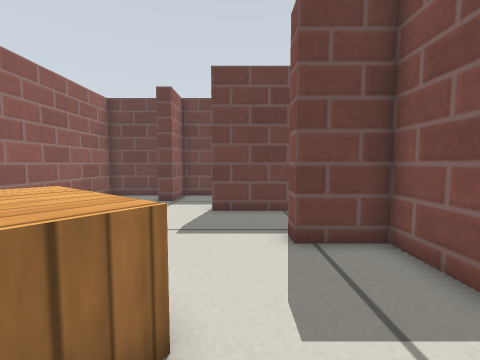
[1] (above)

16 first-person views from a walk through a Gazebo world. The camera is 0.38 m above the floor, tilts 4° down and sees 90° across. The floor is counted in squares, 0.2 m on a side. Each view is taken from the middle of a square. On the plan, view 1 faces up. The plan holds only what a view shows up to about 15 squares ahead; the rest is blank. Gazebo's built-in surfaces are drawn with simple patterns.

[2]
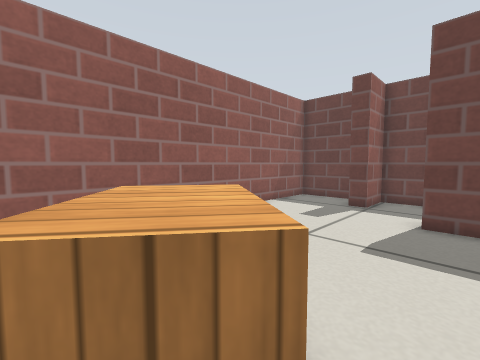

[3]
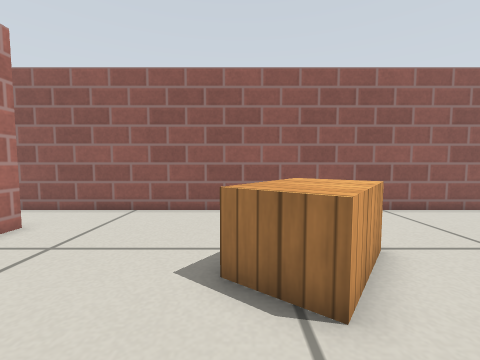

[4]
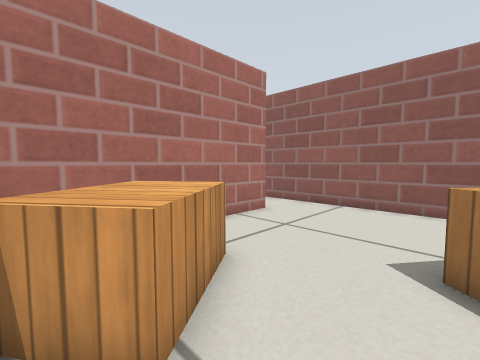

[5]
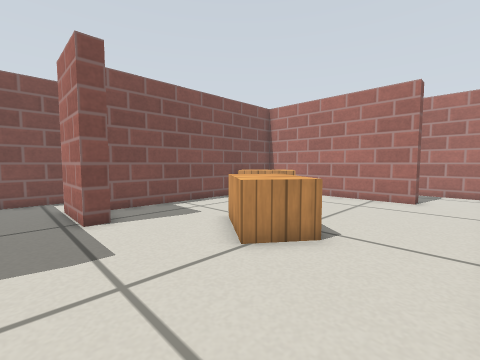

[6]
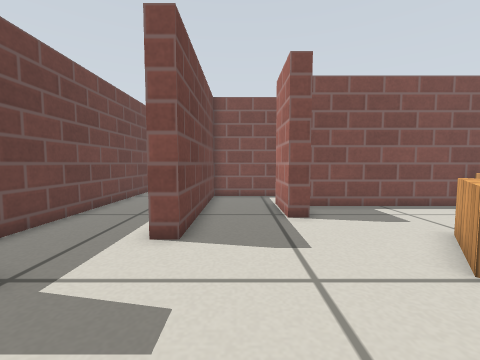

[7]
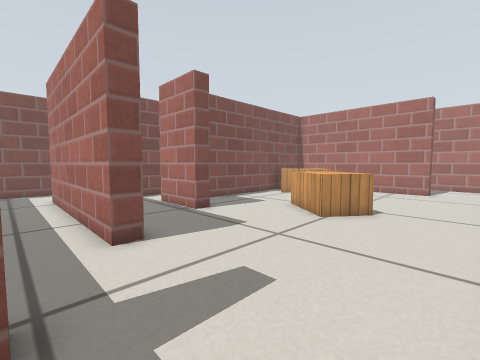

[8]
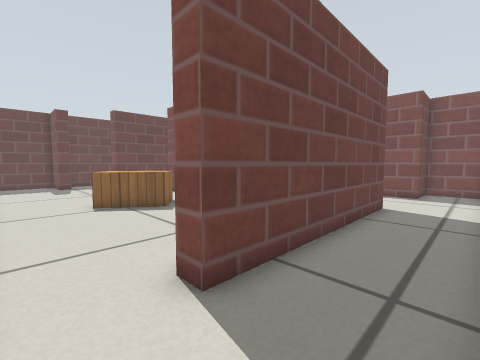

[9]
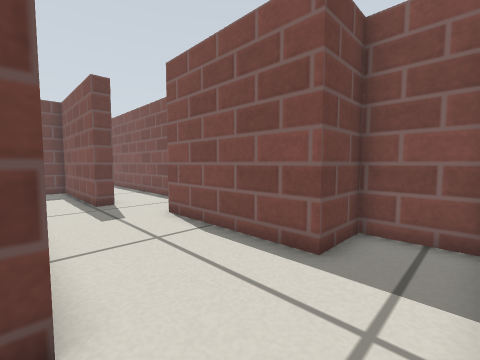

[10]
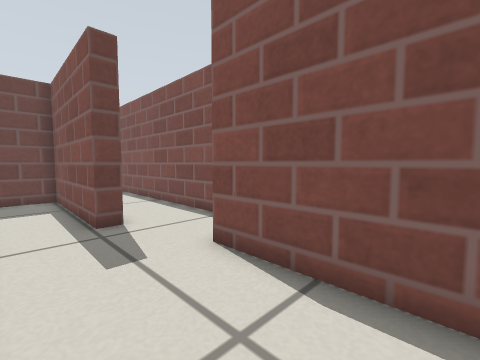

[11]
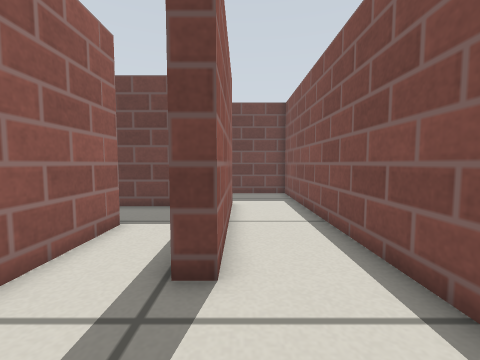

[12]
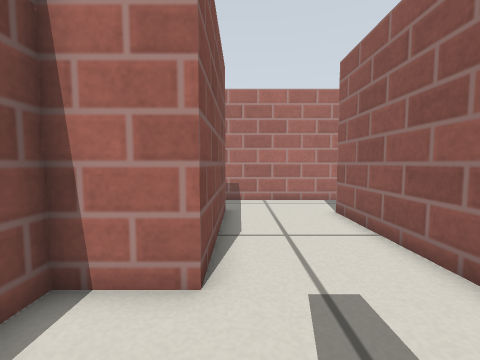

[13]
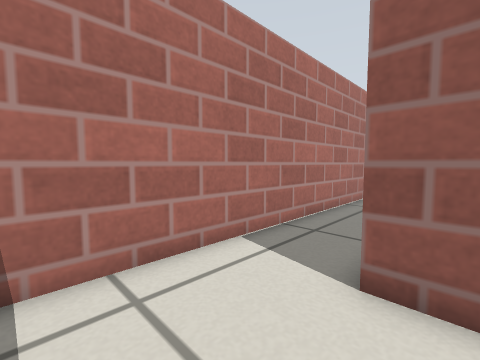

[14]
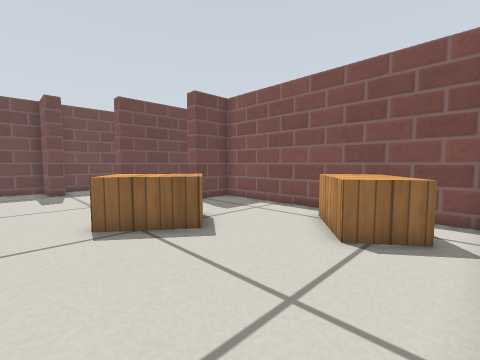

[15]
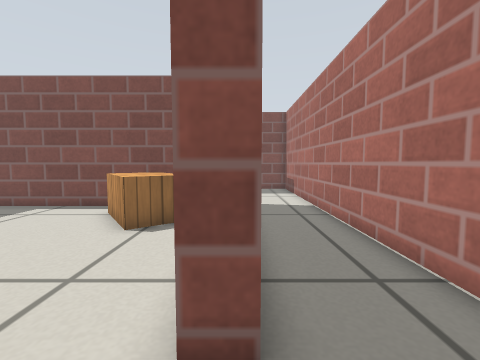

[16]
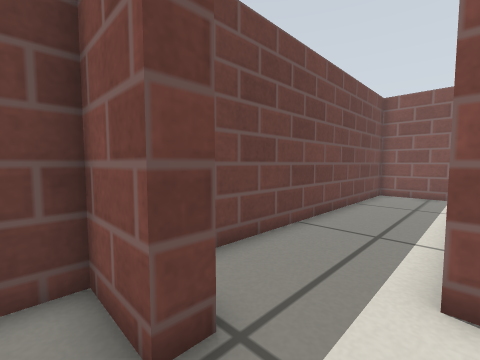

### Floor plan
Points are (right, up) in squares from view 1. A wall is a line through its corners. A room is listed if a view was taken in it or the views show most of it. See-through windows are left out.
Room 1 (views 1, 2, 3, 4, 5, 6, 7, 8, 9, 10, 11, 12, 13, 14, 15, 16)
walls: (4.3, -0.5) (4.3, -6.2) (-5, -6.2) (-5, -5.4) (3.1, -5.4); (6.9, 2.8) (6.9, 9.5) (-1.1, 9.5) (-1.1, 10.3) (7.6, 10.3) (7.6, 2.8) (6.9, 2.8); (3.5, -5.1) (3.5, 5.6) (1.3, 5.6) (1.3, 6.3) (4.3, 6.3) (4.3, 2.5); (-7.1, -9.4) (8.8, -9.4); (10.8, -9.1) (10.8, -6.7) (8.6, -6.7) (8.6, -0.5) (10.8, -0.5) (10.8, 14.1) (-3.3, 14.1) (-3.3, 12) (-4.1, 12) (-4.1, 14.1) (-7.7, 14.1) (-7.7, -8)
low walls: (-0.7, 2.3) (-1.9, 0.7) (-4.3, 2.5) (-3.1, 4.1) (-0.7, 2.3); (0.9, -4.4) (-0.3, -2.7) (2.1, -0.9) (3.1, -2.3)

Positions as (right, up) in squares from view 1, and headings:
1: (0, 0), facing up
2: (0, 1), facing up-left
3: (2, 1), facing left
4: (3, 1), facing down-left
5: (-7, 8), facing down-right
6: (-7, 8), facing right
7: (-7, 12), facing down-right
8: (-7, -9), facing up-right
9: (4, -9), facing up-right
10: (5, -5), facing up-right
11: (8, -1), facing up
12: (8, 3), facing down
13: (8, -5), facing down-left
14: (-6, -5), facing up-right
15: (-7, -6), facing right
16: (-5, 10), facing up-right
